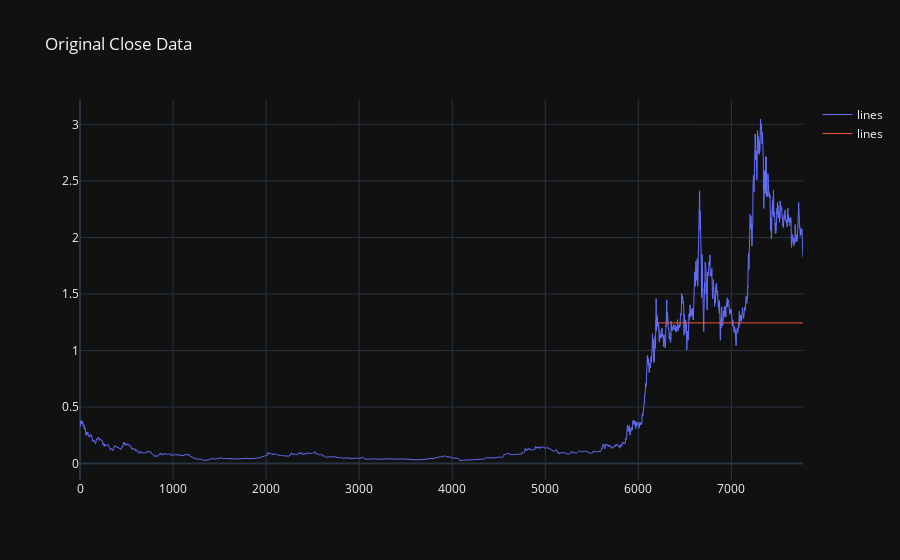

This figure's notebook cell:
### Code cell
ADAData['forecast']=model_fit.predict(start=rows-rows*0.2,end=rows,dynamic=True)

fig = go.Figure()
fig.add_trace(go.Scatter(x=np.array(range(0, rows)), y=close,
                         mode='lines',
                         name='lines', line=dict(width=1)))
fig.add_trace(go.Scatter(x=np.array(range(0, rows)), y=ADAData['forecast'],
                         mode='lines',
                         name='lines', line=dict(width=1)))
fig.update_layout(template="plotly_dark", title="Original Close Data")
fig.show()

### Figure 1 — Plotly figure (JSON) as saved in the notebook; plotly's stock layout.template omitted (floating-point values rounded to 4 significant figures; data arrays with more than 128 entries replaced by an {"elided": "..."} marker saying what was removed)
{"data": [{"line": {"width": 1}, "mode": "lines", "name": "lines", "type": "scatter", "x": {"elided": "7770 int values"}, "y": {"elided": "7770 float values"}}, {"line": {"width": 1}, "mode": "lines", "name": "lines", "type": "scatter", "x": {"elided": "7770 int values"}, "y": {"elided": "7770 float values"}}], "layout": {"title": {"text": "Original Close Data"}}}
